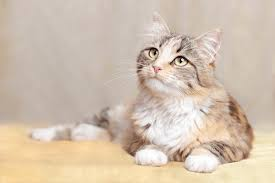
#> input picture python/opencv/photos/cat_large.jpg, 275 x 183 px, found by its file name
$ python spaces.py
#> lines starting #> are read from the running program, lines starting #| are printed output that depends on the picture
import cv2 as cv
import matplotlib.pyplot as plt

image=cv.imread(r"C:\Users\kkamb\OneDrive\Desktop\code_learn\python\opencv\photos\cat_large.jpg");
#> image is the input picture: shape (183, 275, 3); mean B, G, R 175.6, 193.4, 210.4

cv.imshow('Image',image);

# plt.imshow(image);
# plt.show();
# convert image to greyscale
grey=cv.cvtColor(image,cv.COLOR_RGB2GRAY);
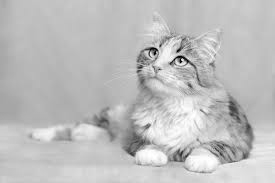
#> grey: shape (183, 275); min 1, max 255, mean 190
cv.imshow('Grey',grey);

#rgb to hue saturation value

hsv=cv.cvtColor(image,cv.COLOR_BGR2HSV);
#> hsv: shape (183, 275, 3); mean H, S, V 16, 42.3, 210.4
cv.imshow('HSV', hsv);

#rgb to lab- Luminance a , b
lsv=cv.cvtColor(image,cv.COLOR_BGR2LAB);
#> lsv: shape (183, 275, 3); mean of channels 0, 1, 2 201.8, 131.2, 139.1
cv.imshow('lsv',lsv);

#bgr to rgb
bgr=cv.cvtColor(image,cv.COLOR_BGR2RGB);
# cv.imshow('bgr',bgr);
plt.imshow(bgr);
plt.show();

# hsv to bgr
hsv=cv.cvtColor(image,cv.COLOR_HSV2BGR);
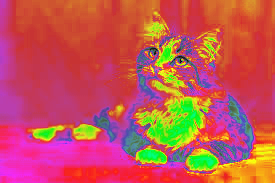
#> hsv: shape (183, 275, 3); mean B, G, R 86.1, 84.5, 195.4
#> (the run stopped early here; a loop or call above may not have finished)

$ run again, with python/opencv/photos/Best.jpg copied over python/opencv/photos/cat_large.jpg
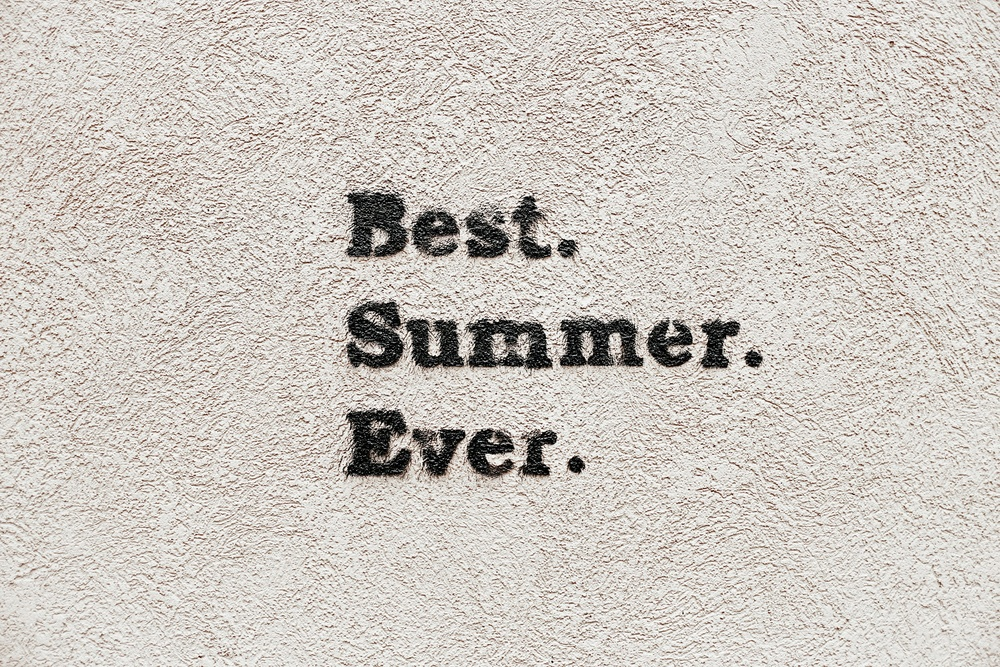
#> input picture python/opencv/photos/Best.jpg, 1000 x 667 px, shrunk from 3000 x 2000 before the run, found by its file name
#> image is the input picture: shape (667, 1000, 3); mean B, G, R 192.7, 199.1, 204.6
#> lsv: shape (667, 1000, 3); mean of channels 0, 1, 2 204.4, 128.8, 132
#> `hsv=cv.cvtColor(image,cv.COLOR_HSV2BGR);`:
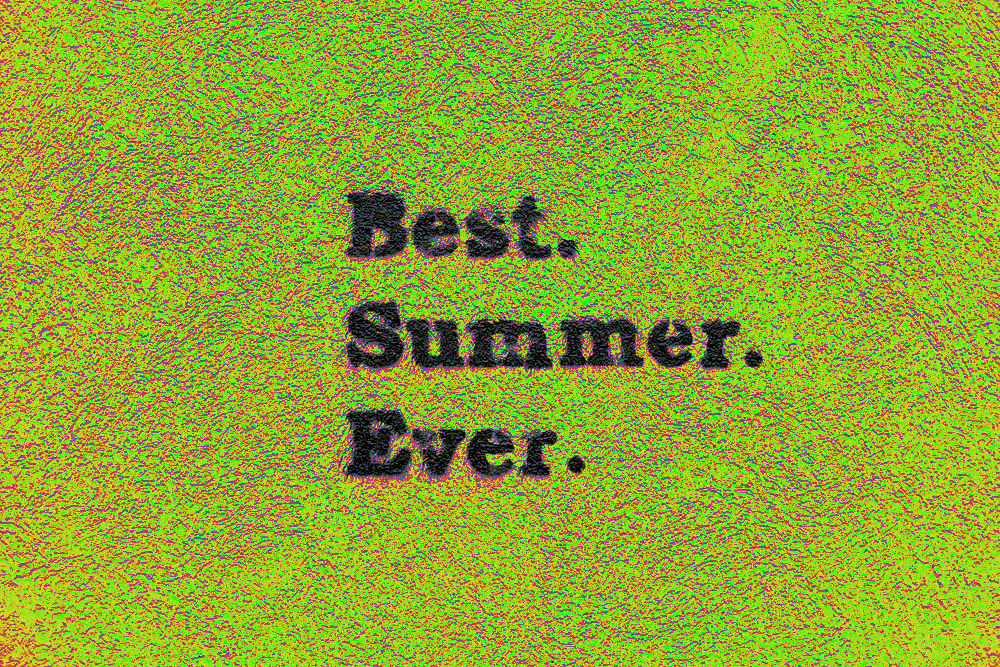
#> hsv: shape (667, 1000, 3); mean B, G, R 50.3, 165.4, 145.1

$ run again, with python/opencv/photos/Elon_Musk_Royal_Society_crop.jpg copied over python/opencv/photos/cat_large.jpg
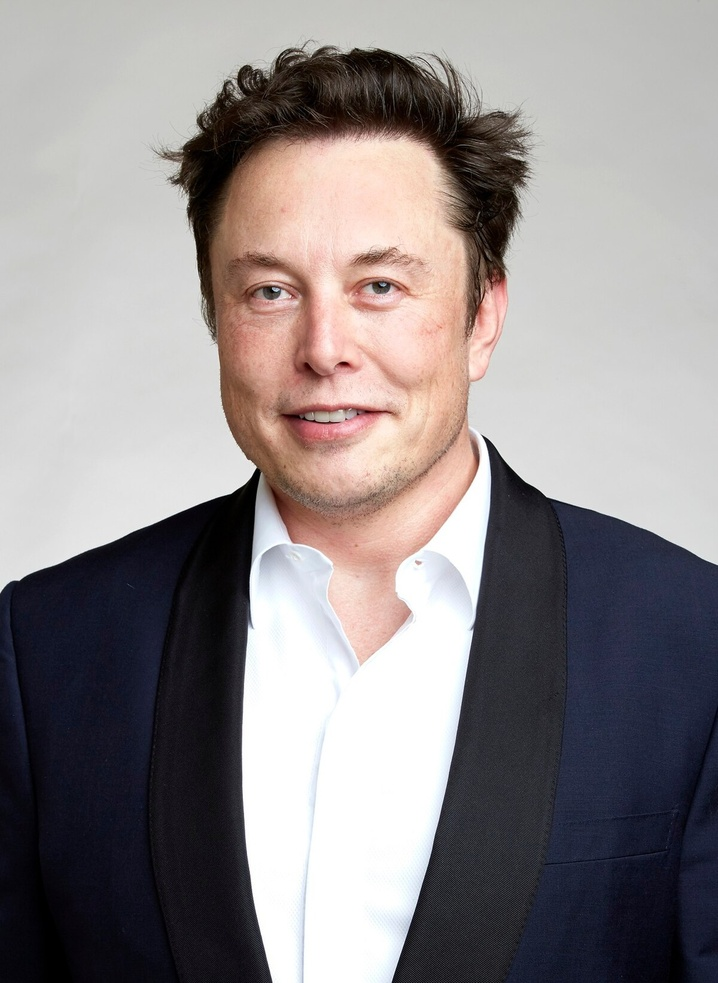
#> input picture python/opencv/photos/Elon_Musk_Royal_Society_crop.jpg, 718 x 983 px, shrunk from 1200 x 1642 before the run, found by its file name
#> image is the input picture: shape (983, 718, 3); mean B, G, R 137.7, 136.8, 142.9
#> `grey=cv.cvtColor(image,cv.COLOR_RGB2GRAY);`:
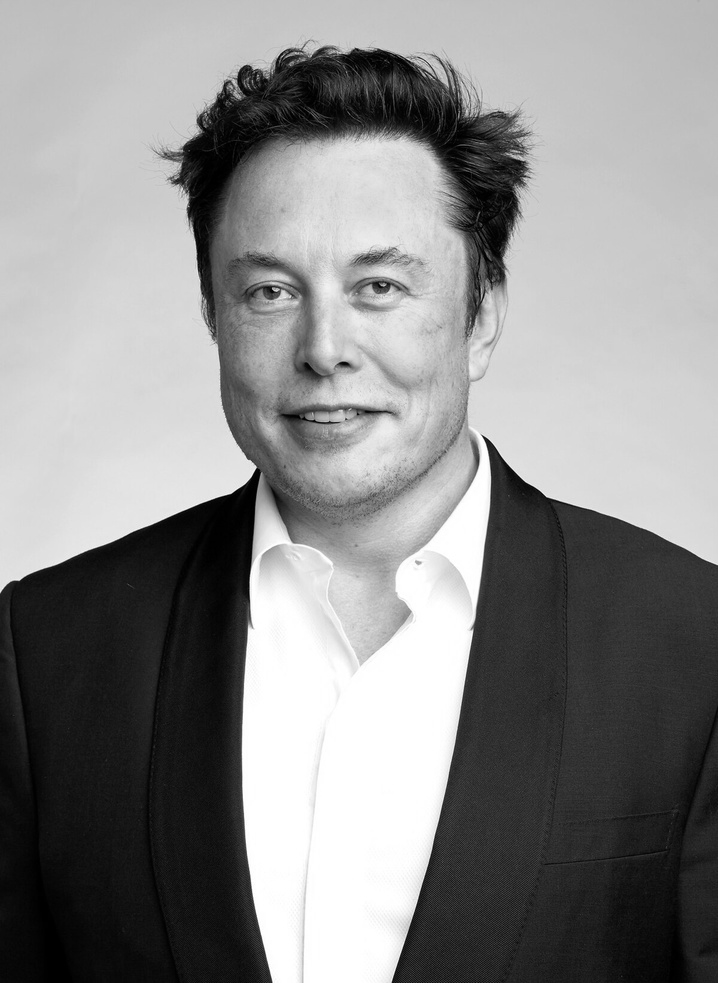
#> grey: shape (983, 718); min 0, max 255, mean 137.6
#> lsv: shape (983, 718, 3); mean of channels 0, 1, 2 141, 131, 128
#> `hsv=cv.cvtColor(image,cv.COLOR_HSV2BGR);`:
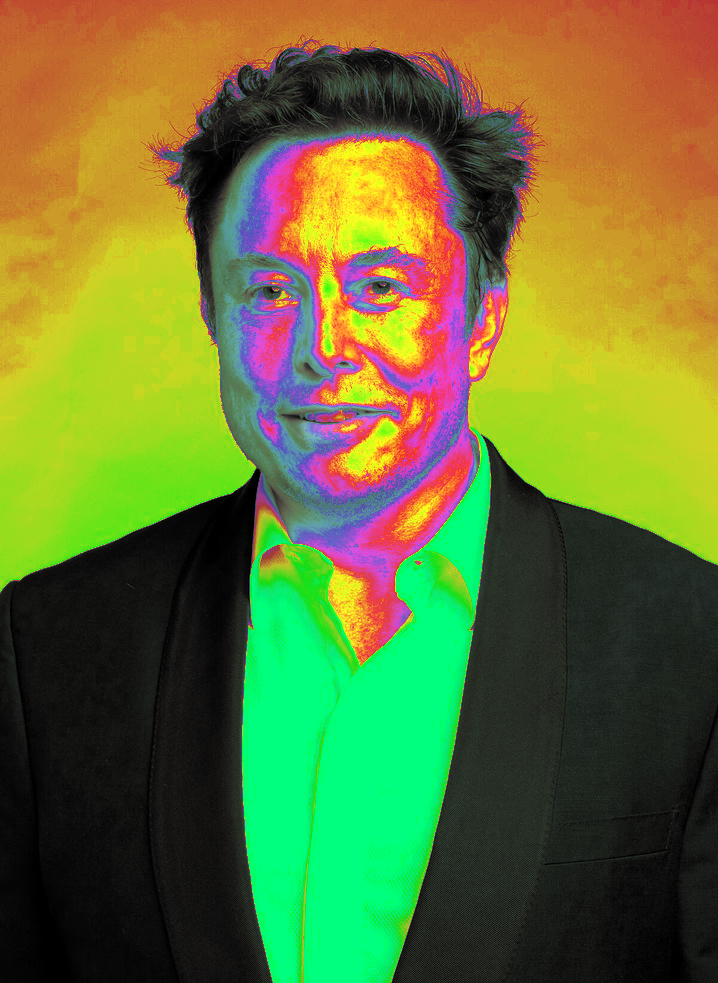
#> hsv: shape (983, 718, 3); mean B, G, R 52.4, 115, 103.4
